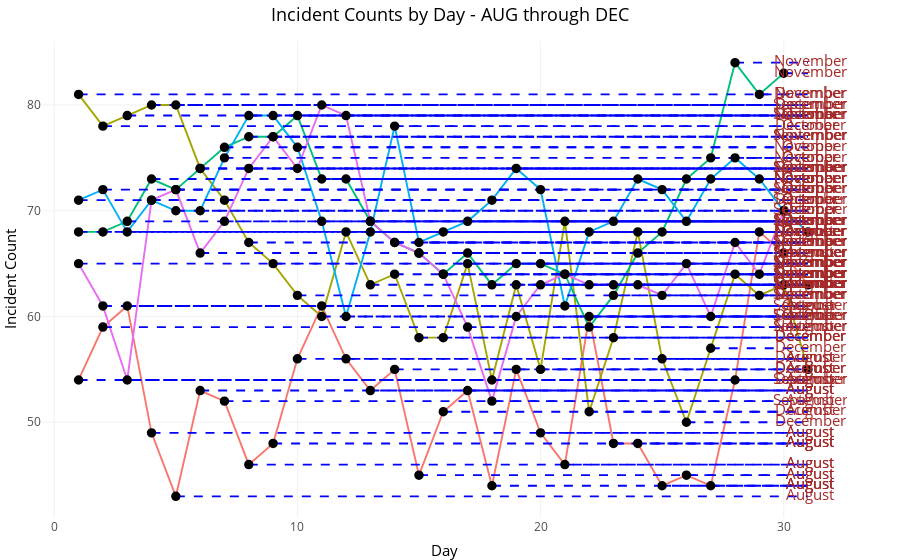

Notebook code cell kept with this figure:
### Code cell
library(ggplot2)
library(gganimate)

incidents <- read.csv("incidents.csv")
incidents$Month <- format(ISOdate(2004,1:12,1),"%B")[incidents$Month]

p <- ggplot(incidents, aes(Day, Inc_Cnt, group = Month)) + 
  geom_line(aes(colour=Month)) + 
  geom_segment(aes(xend = 31, yend = Inc_Cnt), linetype = 2, colour = 'blue') + 
  geom_point(size = 2) + 
  geom_text(aes(x = 31.1, label = Month), hjust = 0, colour = 'brown') + 
  transition_reveal(Month, Day) + 
  coord_cartesian(clip = 'off') + 
  labs(title = 'Incident Counts by Day - AUG through DEC', y = 'Incident Count') + 
  theme_minimal() + 
  theme(plot.margin = margin(5.5, 40, 5.5, 5.5)) +
  theme(legend.position='none')
p
# Uncomment if you wish to save the animation to a file 
#p + anim_save("incidentTS.gif")

### Figure 1 — Plotly figure (JSON) as saved in the notebook; plotly's stock layout.template omitted (floating-point values rounded to 4 significant figures; data arrays with more than 128 entries replaced by an {"elided": "..."} marker saying what was removed)
{"data": [{"hoverinfo": "text", "hoveron": "points", "hovertext": {}, "legendgroup": "August", "line": {"color": "rgba(248,118,109,1)", "dash": "solid", "width": 1.89}, "marker": {"line": {}}, "mode": "lines", "name": "August", "showlegend": true, "text": ["Month: August<br />Day:  1<br />Inc_Cnt: 54<br />Month: August", "Month: August<br />Day:  2<br />Inc_Cnt: 59<br />Month: August", "Month: August<br />Day:  3<br />Inc_Cnt: 61<br />Month: August", "Month: August<br />Day:  4<br />Inc_Cnt: 49<br />Month: August", "Month: August<br />Day:  5<br />Inc_Cnt: 43<br />Month: August", "Month: August<br />Day:  6<br />Inc_Cnt: 53<br />Month: August", "Month: August<br />Day:  7<br />Inc_Cnt: 52<br />Month: August", "Month: August<br />Day:  8<br />Inc_Cnt: 46<br />Month: August", "Month: August<br />Day:  9<br />Inc_Cnt: 48<br />Month: August", "Month: August<br />Day: 10<br />Inc_Cnt: 56<br />Month: August", "Month: August<br />Day: 11<br />Inc_Cnt: 61<br />Month: August", "Month: August<br />Day: 12<br />Inc_Cnt: 56<br />Month: August", "Month: August<br />Day: 13<br />Inc_Cnt: 53<br />Month: August", "Month: August<br />Day: 14<br />Inc_Cnt: 55<br />Month: August", "Month: August<br />Day: 15<br />Inc_Cnt: 45<br />Month: August", "Month: August<br />Day: 16<br />Inc_Cnt: 51<br />Month: August", "Month: August<br />Day: 17<br />Inc_Cnt: 53<br />Month: August", "Month: August<br />Day: 18<br />Inc_Cnt: 44<br />Month: August", "Month: August<br />Day: 19<br />Inc_Cnt: 55<br />Month: August", "Month: August<br />Day: 20<br />Inc_Cnt: 49<br />Month: August", "Month: August<br />Day: 21<br />Inc_Cnt: 46<br />Month: August", "Month: August<br />Day: 22<br />Inc_Cnt: 60<br />Month: August", "Month: August<br />Day: 23<br />Inc_Cnt: 48<br />Month: August", "Month: August<br />Day: 24<br />Inc_Cnt: 48<br />Month: August", "Month: August<br />Day: 25<br />Inc_Cnt: 44<br />Month: August", "Month: August<br />Day: 26<br />Inc_Cnt: 45<br />Month: August", "Month: August<br />Day: 27<br />Inc_Cnt: 44<br />Month: August", "Month: August<br />Day: 28<br />Inc_Cnt: 54<br />Month: August", "Month: August<br />Day: 29<br />Inc_Cnt: 68<br />Month: August", "Month: August<br />Day: 30<br />Inc_Cnt: 66<br />Month: August", "Month: August<br />Day: 31<br />Inc_Cnt: 63<br />Month: August"], "textfont": {}, "type": "scatter", "x": [1, 2, 3, 4, 5, 6, 7, 8, 9, 10, 11, 12, 13, 14, 15, 16, 17, 18, 19, 20, 21, 22, 23, 24, 25, 26, 27, 28, 29, 30, 31], "xaxis": "x", "y": [54, 59, 61, 49, 43, 53, 52, 46, 48, 56, 61, 56, 53, 55, 45, 51, 53, 44, 55, 49, 46, 60, 48, 48, 44, 45, 44, 54, 68, 66, 63], "yaxis": "y"}, {"hoverinfo": "text", "hoveron": "points", "hovertext": {}, "legendgroup": "December", "line": {"color": "rgba(163,165,0,1)", "dash": "solid", "width": 1.89}, "marker": {"line": {}}, "mode": "lines", "name": "December", "showlegend": true, "text": ["Month: December<br />Day:  1<br />Inc_Cnt: 81<br />Month: December", "Month: December<br />Day:  2<br />Inc_Cnt: 78<br />Month: December", "Month: December<br />Day:  3<br />Inc_Cnt: 79<br />Month: December", "Month: December<br />Day:  4<br />Inc_Cnt: 80<br />Month: December", "Month: December<br />Day:  5<br />Inc_Cnt: 80<br />Month: December", "Month: December<br />Day:  6<br />Inc_Cnt: 74<br />Month: December", "Month: December<br />Day:  7<br />Inc_Cnt: 71<br />Month: December", "Month: December<br />Day:  8<br />Inc_Cnt: 67<br />Month: December", "Month: December<br />Day:  9<br />Inc_Cnt: 65<br />Month: December", "Month: December<br />Day: 10<br />Inc_Cnt: 62<br />Month: December", "Month: December<br />Day: 11<br />Inc_Cnt: 60<br />Month: December", "Month: December<br />Day: 12<br />Inc_Cnt: 68<br />Month: December", "Month: December<br />Day: 13<br />Inc_Cnt: 63<br />Month: December", "Month: December<br />Day: 14<br />Inc_Cnt: 64<br />Month: December", "Month: December<br />Day: 15<br />Inc_Cnt: 58<br />Month: December", "Month: December<br />Day: 16<br />Inc_Cnt: 58<br />Month: December", "Month: December<br />Day: 17<br />Inc_Cnt: 65<br />Month: December", "Month: December<br />Day: 18<br />Inc_Cnt: 54<br />Month: December", "Month: December<br />Day: 19<br />Inc_Cnt: 63<br />Month: December", "Month: December<br />Day: 20<br />Inc_Cnt: 55<br />Month: December", "Month: December<br />Day: 21<br />Inc_Cnt: 69<br />Month: December", "Month: December<br />Day: 22<br />Inc_Cnt: 51<br />Month: December", "Month: December<br />Day: 23<br />Inc_Cnt: 58<br />Month: December", "Month: December<br />Day: 24<br />Inc_Cnt: 68<br />Month: December", "Month: December<br />Day: 25<br />Inc_Cnt: 56<br />Month: December", "Month: December<br />Day: 26<br />Inc_Cnt: 50<br />Month: December", "Month: December<br />Day: 27<br />Inc_Cnt: 57<br />Month: December", "Month: December<br />Day: 28<br />Inc_Cnt: 64<br />Month: December", "Month: December<br />Day: 29<br />Inc_Cnt: 62<br />Month: December", "Month: December<br />Day: 30<br />Inc_Cnt: 63<br />Month: December", "Month: December<br />Day: 31<br />Inc_Cnt: 55<br />Month: December"], "textfont": {}, "type": "scatter", "x": [1, 2, 3, 4, 5, 6, 7, 8, 9, 10, 11, 12, 13, 14, 15, 16, 17, 18, 19, 20, 21, 22, 23, 24, 25, 26, 27, 28, 29, 30, 31], "xaxis": "x", "y": [81, 78, 79, 80, 80, 74, 71, 67, 65, 62, 60, 68, 63, 64, 58, 58, 65, 54, 63, 55, 69, 51, 58, 68, 56, 50, 57, 64, 62, 63, 55], "yaxis": "y"}, {"hoverinfo": "text", "hoveron": "points", "hovertext": {}, "legendgroup": "November", "line": {"color": "rgba(0,191,125,1)", "dash": "solid", "width": 1.89}, "marker": {"line": {}}, "mode": "lines", "name": "November", "showlegend": true, "text": ["Month: November<br />Day:  1<br />Inc_Cnt: 68<br />Month: November", "Month: November<br />Day:  2<br />Inc_Cnt: 68<br />Month: November", "Month: November<br />Day:  3<br />Inc_Cnt: 69<br />Month: November", "Month: November<br />Day:  4<br />Inc_Cnt: 73<br />Month: November", "Month: November<br />Day:  5<br />Inc_Cnt: 72<br />Month: November", "Month: November<br />Day:  6<br />Inc_Cnt: 74<br />Month: November", "Month: November<br />Day:  7<br />Inc_Cnt: 76<br />Month: November", "Month: November<br />Day:  8<br />Inc_Cnt: 77<br />Month: November", "Month: November<br />Day:  9<br />Inc_Cnt: 77<br />Month: November", "Month: November<br />Day: 10<br />Inc_Cnt: 79<br />Month: November", "Month: November<br />Day: 11<br />Inc_Cnt: 73<br />Month: November", "Month: November<br />Day: 12<br />Inc_Cnt: 73<br />Month: November", "Month: November<br />Day: 13<br />Inc_Cnt: 69<br />Month: November", "Month: November<br />Day: 14<br />Inc_Cnt: 67<br />Month: November", "Month: November<br />Day: 15<br />Inc_Cnt: 66<br />Month: November", "Month: November<br />Day: 16<br />Inc_Cnt: 64<br />Month: November", "Month: November<br />Day: 17<br />Inc_Cnt: 66<br />Month: November", "Month: November<br />Day: 18<br />Inc_Cnt: 63<br />Month: November", "Month: November<br />Day: 19<br />Inc_Cnt: 65<br />Month: November", "Month: November<br />Day: 20<br />Inc_Cnt: 65<br />Month: November", "Month: November<br />Day: 21<br />Inc_Cnt: 64<br />Month: November", "Month: November<br />Day: 22<br />Inc_Cnt: 59<br />Month: November", "Month: November<br />Day: 23<br />Inc_Cnt: 62<br />Month: November", "Month: November<br />Day: 24<br />Inc_Cnt: 66<br />Month: November", "Month: November<br />Day: 25<br />Inc_Cnt: 68<br />Month: November", "Month: November<br />Day: 26<br />Inc_Cnt: 73<br />Month: November", "Month: November<br />Day: 27<br />Inc_Cnt: 75<br />Month: November", "Month: November<br />Day: 28<br />Inc_Cnt: 84<br />Month: November", "Month: November<br />Day: 29<br />Inc_Cnt: 81<br />Month: November", "Month: November<br />Day: 30<br />Inc_Cnt: 83<br />Month: November"], "textfont": {}, "type": "scatter", "x": [1, 2, 3, 4, 5, 6, 7, 8, 9, 10, 11, 12, 13, 14, 15, 16, 17, 18, 19, 20, 21, 22, 23, 24, 25, 26, 27, 28, 29, 30], "xaxis": "x", "y": [68, 68, 69, 73, 72, 74, 76, 77, 77, 79, 73, 73, 69, 67, 66, 64, 66, 63, 65, 65, 64, 59, 62, 66, 68, 73, 75, 84, 81, 83], "yaxis": "y"}, {"hoverinfo": "text", "hoveron": "points", "hovertext": {}, "legendgroup": "October", "line": {"color": "rgba(0,176,246,1)", "dash": "solid", "width": 1.89}, "marker": {"line": {}}, "mode": "lines", "name": "October", "showlegend": true, "text": ["Month: October<br />Day:  1<br />Inc_Cnt: 71<br />Month: October", "Month: October<br />Day:  2<br />Inc_Cnt: 72<br />Month: October", "Month: October<br />Day:  3<br />Inc_Cnt: 68<br />Month: October", "Month: October<br />Day:  4<br />Inc_Cnt: 71<br />Month: October", "Month: October<br />Day:  5<br />Inc_Cnt: 70<br />Month: October", "Month: October<br />Day:  6<br />Inc_Cnt: 70<br />Month: October", "Month: October<br />Day:  7<br />Inc_Cnt: 75<br />Month: October", "Month: October<br />Day:  8<br />Inc_Cnt: 79<br />Month: October", "Month: October<br />Day:  9<br />Inc_Cnt: 79<br />Month: October", "Month: October<br />Day: 10<br />Inc_Cnt: 76<br />Month: October", "Month: October<br />Day: 11<br />Inc_Cnt: 69<br />Month: October", "Month: October<br />Day: 12<br />Inc_Cnt: 60<br />Month: October", "Month: October<br />Day: 13<br />Inc_Cnt: 68<br />Month: October", "Month: October<br />Day: 14<br />Inc_Cnt: 78<br />Month: October", "Month: October<br />Day: 15<br />Inc_Cnt: 67<br />Month: October", "Month: October<br />Day: 16<br />Inc_Cnt: 68<br />Month: October", "Month: October<br />Day: 17<br />Inc_Cnt: 69<br />Month: October", "Month: October<br />Day: 18<br />Inc_Cnt: 71<br />Month: October", "Month: October<br />Day: 19<br />Inc_Cnt: 74<br />Month: October", "Month: October<br />Day: 20<br />Inc_Cnt: 72<br />Month: October", "Month: October<br />Day: 21<br />Inc_Cnt: 61<br />Month: October", "Month: October<br />Day: 22<br />Inc_Cnt: 68<br />Month: October", "Month: October<br />Day: 23<br />Inc_Cnt: 69<br />Month: October", "Month: October<br />Day: 24<br />Inc_Cnt: 73<br />Month: October", "Month: October<br />Day: 25<br />Inc_Cnt: 72<br />Month: October", "Month: October<br />Day: 26<br />Inc_Cnt: 69<br />Month: October", "Month: October<br />Day: 27<br />Inc_Cnt: 73<br />Month: October", "Month: October<br />Day: 28<br />Inc_Cnt: 75<br />Month: October", "Month: October<br />Day: 29<br />Inc_Cnt: 73<br />Month: October", "Month: October<br />Day: 30<br />Inc_Cnt: 70<br />Month: October", "Month: October<br />Day: 31<br />Inc_Cnt: 68<br />Month: October"], "textfont": {}, "type": "scatter", "x": [1, 2, 3, 4, 5, 6, 7, 8, 9, 10, 11, 12, 13, 14, 15, 16, 17, 18, 19, 20, 21, 22, 23, 24, 25, 26, 27, 28, 29, 30, 31], "xaxis": "x", "y": [71, 72, 68, 71, 70, 70, 75, 79, 79, 76, 69, 60, 68, 78, 67, 68, 69, 71, 74, 72, 61, 68, 69, 73, 72, 69, 73, 75, 73, 70, 68], "yaxis": "y"}, {"hoverinfo": "text", "hoveron": "points", "hovertext": {}, "legendgroup": "September", "line": {"color": "rgba(231,107,243,1)", "dash": "solid", "width": 1.89}, "marker": {"line": {}}, "mode": "lines", "name": "September", "showlegend": true, "text": ["Month: September<br />Day:  1<br />Inc_Cnt: 65<br />Month: September", "Month: September<br />Day:  2<br />Inc_Cnt: 61<br />Month: September", "Month: September<br />Day:  3<br />Inc_Cnt: 54<br />Month: September", "Month: September<br />Day:  4<br />Inc_Cnt: 71<br />Month: September", "Month: September<br />Day:  5<br />Inc_Cnt: 72<br />Month: September", "Month: September<br />Day:  6<br />Inc_Cnt: 66<br />Month: September", "Month: September<br />Day:  7<br />Inc_Cnt: 69<br />Month: September", "Month: September<br />Day:  8<br />Inc_Cnt: 74<br />Month: September", "Month: September<br />Day:  9<br />Inc_Cnt: 77<br />Month: September", "Month: September<br />Day: 10<br />Inc_Cnt: 74<br />Month: September", "Month: September<br />Day: 11<br />Inc_Cnt: 80<br />Month: September", "Month: September<br />Day: 12<br />Inc_Cnt: 79<br />Month: September", "Month: September<br />Day: 13<br />Inc_Cnt: 69<br />Month: September", "Month: September<br />Day: 14<br />Inc_Cnt: 67<br />Month: September", "Month: September<br />Day: 15<br />Inc_Cnt: 66<br />Month: September", "Month: September<br />Day: 16<br />Inc_Cnt: 64<br />Month: September", "Month: September<br />Day: 17<br />Inc_Cnt: 59<br />Month: September", "Month: September<br />Day: 18<br />Inc_Cnt: 52<br />Month: September", "Month: September<br />Day: 19<br />Inc_Cnt: 60<br />Month: September", "Month: September<br />Day: 20<br />Inc_Cnt: 63<br />Month: September", "Month: September<br />Day: 21<br />Inc_Cnt: 64<br />Month: September", "Month: September<br />Day: 22<br />Inc_Cnt: 63<br />Month: September", "Month: September<br />Day: 23<br />Inc_Cnt: 63<br />Month: September", "Month: September<br />Day: 24<br />Inc_Cnt: 63<br />Month: September", "Month: September<br />Day: 25<br />Inc_Cnt: 62<br />Month: September", "Month: September<br />Day: 26<br />Inc_Cnt: 65<br />Month: September", "Month: September<br />Day: 27<br />Inc_Cnt: 60<br />Month: September", "Month: September<br />Day: 28<br />Inc_Cnt: 67<br />Month: September", "Month: September<br />Day: 29<br />Inc_Cnt: 64<br />Month: September", "Month: September<br />Day: 30<br />Inc_Cnt: 70<br />Month: September"], "textfont": {}, "type": "scatter", "x": [1, 2, 3, 4, 5, 6, 7, 8, 9, 10, 11, 12, 13, 14, 15, 16, 17, 18, 19, 20, 21, 22, 23, 24, 25, 26, 27, 28, 29, 30], "xaxis": "x", "y": [65, 61, 54, 71, 72, 66, 69, 74, 77, 74, 80, 79, 69, 67, 66, 64, 59, 52, 60, 63, 64, 63, 63, 63, 62, 65, 60, 67, 64, 70], "yaxis": "y"}, {"hoverinfo": "text", "hoveron": "points", "hovertext": {}, "line": {"color": "rgba(0,0,255,1)", "dash": "dash", "width": 1.89}, "marker": {"line": {}}, "mode": "lines", "showlegend": false, "text": {"elided": "458 str values"}, "textfont": {}, "type": "scatter", "x": {"elided": "458 mixed values"}, "xaxis": "x", "y": {"elided": "458 mixed values"}, "yaxis": "y"}, {"hoverinfo": "text", "hoveron": "points", "hovertext": {}, "line": {}, "marker": {"autocolorscale": false, "color": "rgba(0,0,0,1)", "line": {"color": "rgba(0,0,0,1)", "width": 1.89}, "opacity": 1, "size": 7.559, "symbol": "circle"}, "mode": "markers", "showlegend": false, "text": {"elided": "153 str values"}, "textfont": {}, "type": "scatter", "x": {"elided": "153 int values"}, "xaxis": "x", "y": {"elided": "153 int values"}, "yaxis": "y"}, {"hoverinfo": "text", "hoveron": "points", "hovertext": {"elided": "153 str values"}, "line": {}, "marker": {"line": {}}, "mode": "text", "showlegend": false, "text": {"elided": "153 str values"}, "textfont": {"color": "rgba(165,42,42,1)", "size": 14.66}, "type": "scatter", "x": {"elided": "153 float values"}, "xaxis": "x", "y": {"elided": "153 int values"}, "yaxis": "y"}], "layout": {"barmode": "relative", "font": {"color": "rgba(0,0,0,1)", "family": "", "size": 14.61}, "hovermode": "closest", "legend": {"bgcolor": {}, "bordercolor": {}, "borderwidth": 0, "font": {"color": "rgba(0,0,0,1)", "family": "", "size": 11.69}}, "margin": {"b": 37.26, "l": 37.26, "r": 53.13, "t": 40.84}, "shapes": [{"line": {"linetype": [], "width": 0}, "type": "rect", "x0": 0, "x1": 1, "xref": "paper", "y0": 0, "y1": 1, "yref": "paper"}], "showlegend": false, "title": "Incident Counts by Day - AUG through DEC", "titlefont": {"color": "rgba(0,0,0,1)", "family": "", "size": 17.53}, "xaxis": {"anchor": "y", "automargin": true, "autorange": false, "categoryarray": ["0", "10", "20", "30"], "categoryorder": "array", "domain": [0, 1], "gridcolor": "rgba(235,235,235,1)", "gridwidth": 0.6642, "hoverformat": ".2f", "linecolor": {}, "linewidth": 0, "nticks": {}, "range": [-0.505, 32.6], "showgrid": true, "showline": false, "showticklabels": true, "tickangle": 0, "tickcolor": {}, "tickfont": {"color": "rgba(77,77,77,1)", "family": "", "size": 11.69}, "ticklen": 3.653, "tickmode": "array", "ticks": "", "ticktext": ["0", "10", "20", "30"], "tickvals": [0, 10, 20, 30], "tickwidth": 0, "title": "Day", "titlefont": {"color": "rgba(0,0,0,1)", "family": "", "size": 14.61}, "type": "linear", "zeroline": false}, "yaxis": {"anchor": "x", "automargin": true, "autorange": false, "categoryarray": ["50", "60", "70", "80"], "categoryorder": "array", "domain": [0, 1], "gridcolor": "rgba(235,235,235,1)", "gridwidth": 0.6642, "hoverformat": ".2f", "linecolor": {}, "linewidth": 0, "nticks": {}, "range": [40.95, 86.05], "showgrid": true, "showline": false, "showticklabels": true, "tickangle": 0, "tickcolor": {}, "tickfont": {"color": "rgba(77,77,77,1)", "family": "", "size": 11.69}, "ticklen": 3.653, "tickmode": "array", "ticks": "", "ticktext": ["50", "60", "70", "80"], "tickvals": [50, 60, 70, 80], "tickwidth": 0, "title": "Incident Count", "titlefont": {"color": "rgba(0,0,0,1)", "family": "", "size": 14.61}, "type": "linear", "zeroline": false}}}
